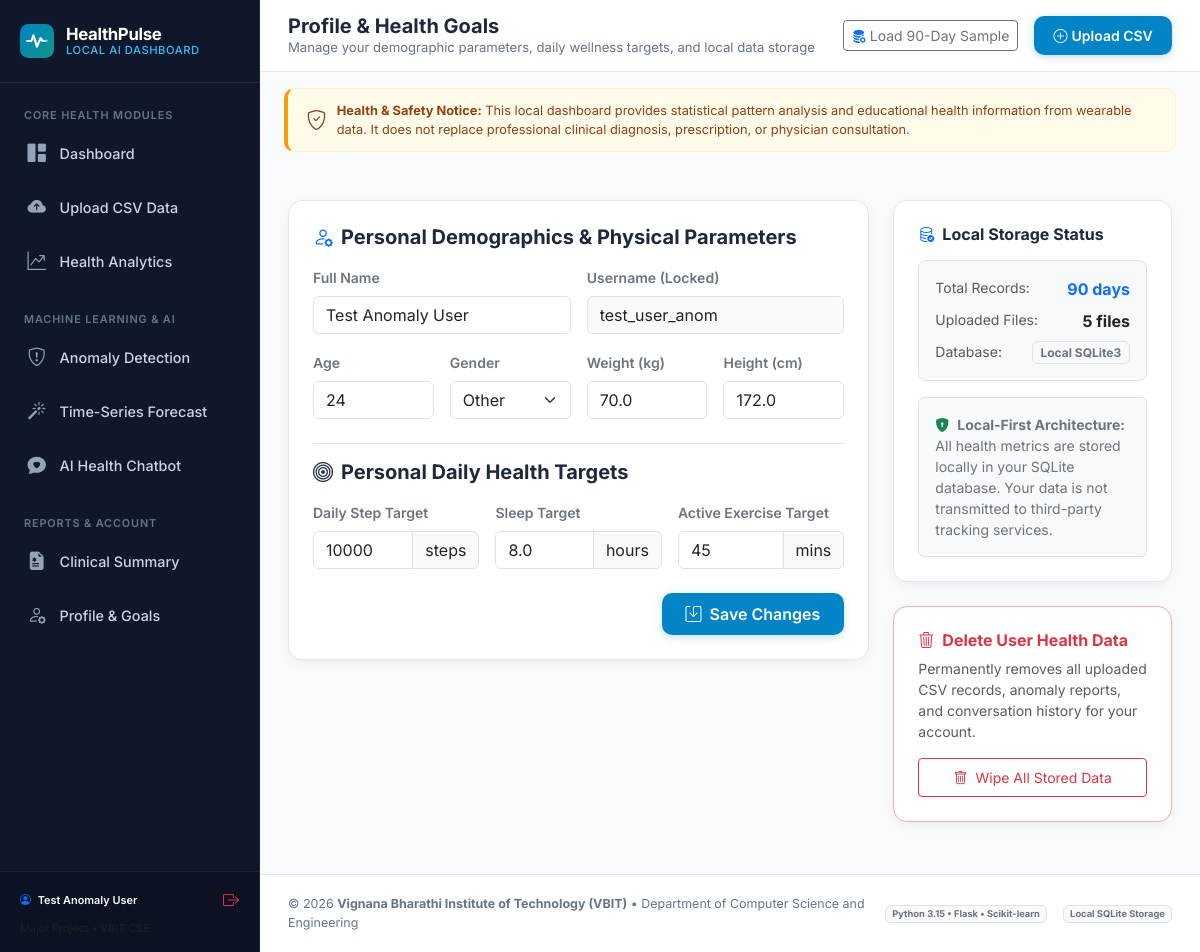
Screenshot of /profile (signed in) with the database file from the repository.
### tables this page shows
CREATE TABLE users (
        id INTEGER PRIMARY KEY AUTOINCREMENT,
        username TEXT UNIQUE NOT NULL,
        email TEXT UNIQUE NOT NULL,
        password_hash TEXT NOT NULL,
        full_name TEXT NOT NULL,
        age INTEGER DEFAULT 24,
        gender TEXT DEFAULT 'Other',
        weight_kg REAL DEFAULT 70.0,
        height_cm REAL DEFAULT 172.0,
        daily_step_goal INTEGER DEFAULT 10000,
        sleep_goal_hours REAL DEFAULT 8.0,
        active_min_goal INTEGER DEFAULT 45,
        created_at TIMESTAMP DEFAULT CURRENT_TIMESTAMP
    );

### modules/auth.py (the view, shortened to what this page needs)
@auth_bp.route('/profile', methods=['GET', 'POST'])
@login_required
def profile():
    user_id = session['user_id']
    user = get_user_by_id(user_id)
    conn = get_db_connection()
    files = conn.execute(
        "SELECT * FROM uploaded_files WHERE user_id = ? ORDER BY upload_time DESC",
        (user_id,)
    ).fetchall()
    record_count = conn.execute(
        "SELECT COUNT(*) as count FROM health_records WHERE user_id = ?",
        (user_id,)
    ).fetchone()['count']
    conn.close()
    return render_template('profile.html', user=user, files=files, record_count=record_count)

### templates/profile.html (shortened to what this page needs)
{% extends "base.html" %}
{% block page_title %}Profile & Health Goals{% endblock %}
{% block page_subtitle %}Manage your demographic parameters, daily wellness targets, and local data storage{% endblock %}
{% block content %}
<div class="row g-4">
    <div class="col-lg-8">
        <div class="health-card">
            <h5 class="fw-bold mb-3"><i class="bi bi-person-gear text-primary me-2"></i>Personal Demographics & Physical Parameters</h5>
            <form method="POST" action="{{ url_for('auth.profile') }}">
                <div class="row g-3 mb-3">
                    <div class="col-md-6">
                        <label class="form-label small fw-semibold text-secondary">Full Name</label>
                        <input type="text" name="full_name" class="form-control" value="{{ user.full_name }}" required>
                    </div>
                    <div class="col-md-6">
                        <label class="form-label small fw-semibold text-secondary">Username (Locked)</label>
                        <input type="text" class="form-control bg-light" value="{{ user.username }}" readonly>
                    </div>
                </div>
                <div class="row g-3 mb-4">
                    <div class="col-6 col-md-3">
                        <label class="form-label small fw-semibold text-secondary">Age</label>
                        <input type="number" name="age" class="form-control" value="{{ user.age }}" min="10" max="110">
                    </div>
                    <div class="col-6 col-md-3">
                        <label class="form-label small fw-semibold text-secondary">Gender</label>
                        <select name="gender" class="form-select">
                            <option value="Other" {% if user.gender == 'Other' %}selected{% endif %}>Other</option>
                        </select>
                    </div>
                    <div class="col-6 col-md-3">
                        <label class="form-label small fw-semibold text-secondary">Weight (kg)</label>
                        <input type="number" step="0.5" name="weight_kg" class="form-control" value="{{ user.weight_kg }}">
                    </div>
                    <div class="col-6 col-md-3">
                        <label class="form-label small fw-semibold text-secondary">Height (cm)</label>
                        <input type="number" step="0.5" name="height_cm" class="form-control" value="{{ user.height_cm }}">
                    </div>
                </div>
                <h5 class="fw-bold mb-3 border-top pt-3"><i class="bi bi-bullseye text-teal me-2"></i>Personal Daily Health Targets</h5>
                <div class="row g-3 mb-4">
                    <div class="col-md-4">
                        <label class="form-label small fw-semibold text-secondary">Daily Step Target</label>
                        <div class="input-group">
                            <input type="number" name="daily_step_goal" class="form-control" value="{{ user.daily_step_goal }}" step="500">
                            <span class="input-group-text small">steps</span>
                        </div>
                    </div>
                    <div class="col-md-4">
                        <label class="form-label small fw-semibold text-secondary">Sleep Target</label>
                        <div class="input-group">
                            <input type="number" step="0.5" name="sleep_goal_hours" class="form-control" value="{{ user.sleep_goal_hours }}">
                            <span class="input-group-text small">hours</span>
                        </div>
                    </div>
                    <div class="col-md-4">
                        <label class="form-label small fw-semibold text-secondary">Active Exercise Target</label>
                        <div class="input-group">
                            <input type="number" name="active_min_goal" class="form-control" value="{{ user.active_min_goal }}">
                            <span class="input-group-text small">mins</span>
                        </div>
                    </div>
                </div>
                <div class="d-flex justify-content-end">
                    <button type="submit" class="btn btn-primary-custom px-4">
                        <i class="bi bi-save me-1"></i> Save Changes
                    </button>
                </div>
            </form>
        </div>
    </div>
    <div class="col-lg-4">
        <div class="health-card mb-4">
            <h6 class="fw-bold mb-3"><i class="bi bi-database-check text-primary me-2"></i>Local Storage Status</h6>
            <div class="p-3 bg-light rounded-3 border mb-3">
                <div class="d-flex justify-content-between mb-2">
                    <span class="text-muted small">Total Records:</span>
                    <strong class="text-primary">{{ record_count }} days</strong>
                </div>
                <div class="d-flex justify-content-between mb-2">
                    <span class="text-muted small">Uploaded Files:</span>
                    <strong class="text-dark">{{ files|length }} files</strong>
                </div>
                <div class="d-flex justify-content-between">
                    <span class="text-muted small">Database:</span>
                    <span class="badge bg-light text-secondary border">Local SQLite3</span>
                </div>
            </div>
            <div class="p-3 border rounded bg-light small text-secondary">
                <i class="bi bi-shield-lock-fill text-success me-1"></i>
                <strong>Local-First Architecture:</strong> All health metrics are stored locally in your SQLite database. Your data is not transmitted to third-party tracking services.
            </div>
        </div>
        <div class="health-card border-danger-subtle">
            <h6 class="fw-bold text-danger mb-2"><i class="bi bi-trash3 text-danger me-2"></i>Delete User Health Data</h6>
            <p class="text-muted small mb-3">Permanently removes all uploaded CSV records, anomaly reports, and conversation history for your account.</p>
            <form method="POST" action="{{ url_for('auth.clear_data') }}" onsubmit="return confirm('WARNING: This will permanently delete all your health records. Are you sure?');">
                <button type="submit" class="btn btn-outline-danger w-100 btn-sm py-2">
                    <i class="bi bi-trash me-1"></i> Wipe All Stored Data
                </button>
            </form>
        </div>
    </div>
</div>
{% endblock %}

### templates/base.html (shortened to what this page needs)
<!DOCTYPE html>
<html lang="en">
<head>
    <link href="https://cdn.jsdelivr.net/npm/bootstrap@5.3.3/dist/css/bootstrap.min.css" rel="stylesheet">
    <link rel="stylesheet" href="https://cdn.jsdelivr.net/npm/bootstrap-icons@1.11.3/font/bootstrap-icons.min.css">
    <link rel="stylesheet" href="{{ url_for('static', filename='css/style.css') }}">
    <link rel="stylesheet" href="{{ url_for('static', filename='css/chatbot.css') }}">
</head>
<body>
    <div class="app-container">
        <aside class="app-sidebar" id="appSidebar">
            <div class="sidebar-brand">
                <img src="{{ url_for('static', filename='img/logo.svg') }}" alt="Health Pulse Logo">
                <div class="sidebar-brand-text">
                    HealthPulse <small>Local AI Dashboard</small>
                </div>
            </div>
            <div class="sidebar-nav">
                <div class="nav-section-title">Core Health Modules</div>
                <a href="{{ url_for('dashboard_view') }}" class="nav-link {% if active_page == 'dashboard' %}active{% endif %}">
                    <i class="bi bi-grid-1x2-fill"></i>
                    <span>Dashboard</span>
                </a>
                <a href="{{ url_for('upload_view') }}" class="nav-link {% if active_page == 'upload' %}active{% endif %}">
                    <i class="bi bi-cloud-arrow-up-fill"></i>
                    <span>Upload CSV Data</span>
                </a>
                <a href="{{ url_for('analytics_view') }}" class="nav-link {% if active_page == 'analytics' %}active{% endif %}">
                    <i class="bi bi-graph-up-arrow"></i>
                    <span>Health Analytics</span>
                </a>
                <div class="nav-section-title mt-3">Machine Learning & AI</div>
                <a href="{{ url_for('anomalies_view') }}" class="nav-link {% if active_page == 'anomalies' %}active{% endif %}">
                    <i class="bi bi-shield-exclamation"></i>
                    <span>Anomaly Detection</span>
                </a>
                <a href="{{ url_for('forecasting_view') }}" class="nav-link {% if active_page == 'forecasting' %}active{% endif %}">
                    <i class="bi bi-magic"></i>
                    <span>Time-Series Forecast</span>
                </a>
                <a href="{{ url_for('chatbot_view') }}" class="nav-link {% if active_page == 'chatbot' %}active{% endif %}">
                    <i class="bi bi-chat-heart-fill"></i>
                    <span>AI Health Chatbot</span>
                </a>
                <div class="nav-section-title mt-3">Reports & Account</div>
                <a href="{{ url_for('report_view') }}" class="nav-link {% if active_page == 'report' %}active{% endif %}">
                    <i class="bi bi-file-earmark-medical-fill"></i>
                    <span>Clinical Summary</span>
                </a>
                <a href="{{ url_for('auth.profile') }}" class="nav-link {% if active_page == 'profile' %}active{% endif %}">
                    <i class="bi bi-person-gear"></i>
                    <span>Profile & Goals</span>
                </a>
            </div>
            <div class="sidebar-footer">
                <div class="d-flex align-items-center justify-content-between mb-2">
                    <span class="fw-semibold text-light small"><i class="bi bi-person-circle me-1 text-primary"></i> {{ current_user.full_name if current_user else 'User' }}</span>
                    <a href="{{ url_for('auth.logout') }}" class="text-danger small text-decoration-none" title="Sign Out">
                        <i class="bi bi-box-arrow-right fs-6"></i>
                    </a>
                </div>
                <div class="text-muted" style="font-size: 0.68rem;">
                </div>
            </div>
        </aside>
        <main class="app-main">
            <header class="app-header">
                <div class="d-flex align-items-center gap-3">
                    <div class="header-title-wrap">
                        <h1>{% block page_title %}Dashboard{% endblock %}</h1>
                        <p>{% block page_subtitle %}Personal Wearable Health Intelligence System{% endblock %}</p>
                    </div>
                </div>
                <div class="header-actions">
                    <button class="btn btn-outline-secondary btn-sm d-none d-md-inline-flex align-items-center gap-1 btn-load-sample-data" title="Load realistic 90-day wearable dataset">
                        <i class="bi bi-database-fill-gear text-primary"></i> Load 90-Day Sample
                    </button>
                    <a href="{{ url_for('upload_view') }}" class="btn btn-primary-custom btn-sm d-inline-flex align-items-center gap-1">
                        <i class="bi bi-plus-circle"></i> Upload CSV
                    </a>
                </div>
            </header>
            <div class="px-4 pt-3 pb-0">
                <div class="medical-disclaimer-bar">
                    <i class="bi bi-shield-check fs-5"></i>
                    <div>
                        <strong>Health & Safety Notice:</strong> This local dashboard provides statistical pattern analysis and educational health information from wearable data. It does not replace professional clinical diagnosis, prescription, or physician consultation.
                    </div>
                </div>
            </div>
            <div class="content-wrapper">
                {% block content %}{% endblock %}
            </div>
            <footer class="app-page-footer">
                <div>
                    &copy; 2026 <strong>{{ institute_name }}</strong> &bull; Department of Computer Science and Engineering
                </div>
                <div class="d-flex gap-3">
                    <span class="badge bg-light text-secondary border">Python 3.15 &bull; Flask &bull; Scikit-learn</span>
                    <span class="badge bg-light text-secondary border">Local SQLite Storage</span>
                </div>
            </footer>
        </main>
    </div>
</body>
</html>

### rows the page displays
users: full_name "Test Anomaly User", username "test_user_anom", age "24", gender "Other", weight_kg "70.0", height_cm "172.0", daily_step_goal "10000", sleep_goal_hours "8.0", active_min_goal "45"

### other values shown
{{ record_count }} "90"
{{ files|length }} "5"
{{ institute_name }} "Vignana Bharathi Institute of Technology (VBIT)"
